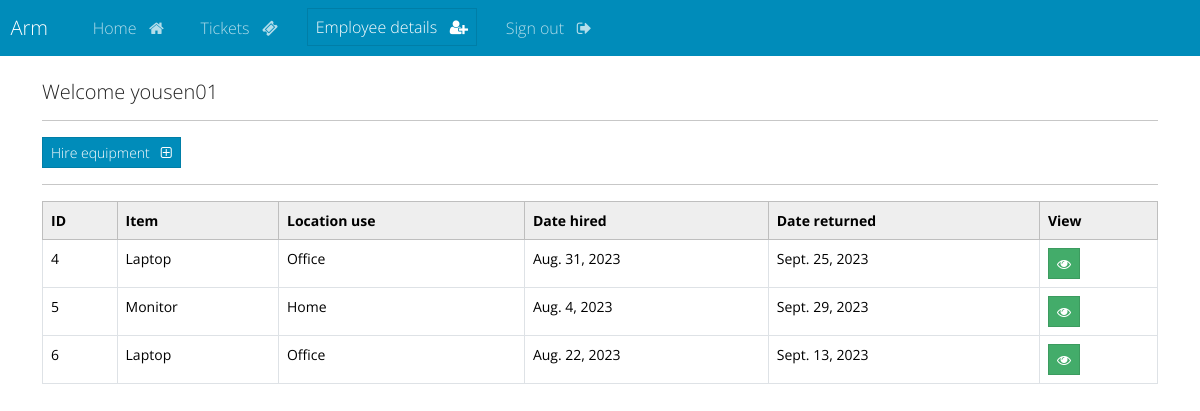
/user-tickets (signed in), run on the app's committed database.
### webapp/models.py (models this page shows)
class Tickets(models.Model):
    user = models.ForeignKey(User, on_delete=models.CASCADE)
    item = models.CharField(max_length=8, choices=ITEMS)
    location_use = models.CharField(max_length=6, choices=LOCATION_USE)
    date_hired = models.DateField(max_length=8)
    date_returned = models.DateField(max_length=8)

### webapp/views.py (the view)
# urls.py: path('user-tickets', views.user_tickets, name='user-tickets'),
def user_tickets(request):
    tickets = Tickets.objects.filter(user=request.user)  # Correctly using 'user' field here
    return render(request, 'user_webapp/user-tickets.html', {'tickets': tickets})

### webapp/templates/user_webapp/user-tickets.html
{% extends 'webapp/base.html' %}
{% block content %}
<h5>Welcome {{ user }}</h5>
<hr>
<a class="btn btn-primary btn-sm" href="{% url 'create-ticket-record' %}">
    Hire equipment &nbsp; <i class="fa fa-plus-square-o" aria-hidden="true"></i>
</a>
<hr>
<table class="table table-hover table-bordered">
    <thead class="table-light">
    <tr>
        <th scope="col">ID</th>
        <th scope="col">Item</th>
        <th scope="col">Location use</th>
        <th scope="col">Date hired</th>
        <th scope="col">Date returned</th>
        <th scope="col">View</th>
    </tr>
    </thead>
    <tbody>
    {% if tickets %}
        {% for ticket in tickets %}
            <tr>
                <td>{{ ticket.id }}</td>
                <td>{{ ticket.item }}</td>
                <td>{{ ticket.location_use }}</td>
                <td>{{ ticket.date_hired }}</td>
                <td>{{ ticket.date_returned }}</td>
                <td>
                    <a class="btn btn-success btn-sm" href="{% url 'view-ticket' ticket.id %}">
                        <i class="fa fa-eye" aria-hidden="true"></i>
                    </a>
                </td>
            </tr>
        {% endfor %}
    {% else %}
        <tr>
            <td colspan="6">No tickets found.</td>
        </tr>
    {% endif %}
    </tbody>
</table>
{% endblock %}

### data on the page
Tickets: id "4", item "Laptop", location_use "Office", date_hired "Aug. 31, 2023", date_returned "Sept. 25, 2023"
Tickets: id "5", item "Monitor", location_use "Home", date_hired "Aug. 4, 2023", date_returned "Sept. 29, 2023"
Tickets: id "6", item "Laptop", location_use "Office", date_hired "Aug. 22, 2023", date_returned "Sept. 13, 2023"

### other printed values
{{ user }} "yousen01"
